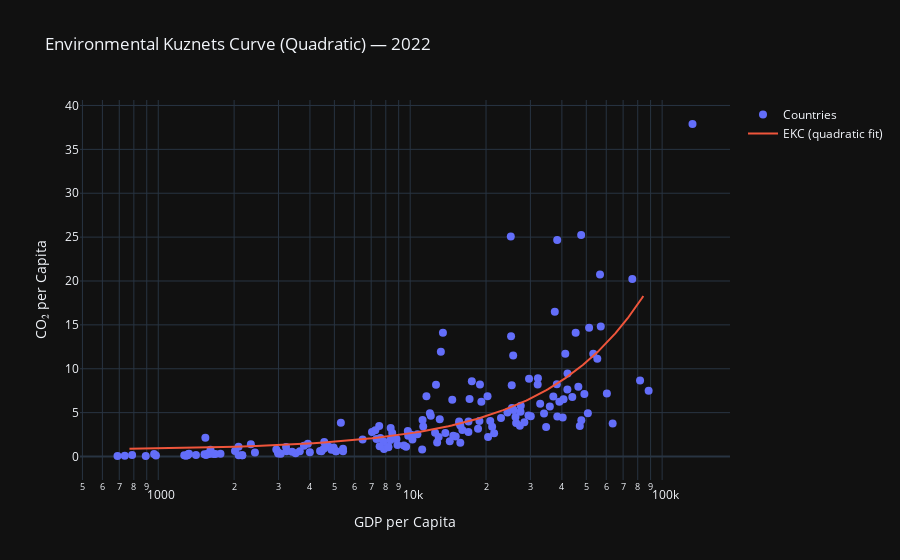

Notebook code for this chart:
### Code cell
analysis_year = int(df_ekc['year'].max())   # default latest year
df_year = df_ekc[df_ekc['year'] == analysis_year].copy()

df_year['gdp_pc_sq'] = df_year['gdp_per_capita'] ** 2

# Fit EKC: co2_per_capita ~ gdp_per_capita + gdp_per_capita^2
model = smf.ols('co2_per_capita ~ gdp_per_capita + gdp_pc_sq', data=df_year).fit()
print(model.summary())

gdp_grid = np.linspace(df_year['gdp_per_capita'].quantile(0.01), df_year['gdp_per_capita'].quantile(0.99), 200)
pred_df = pd.DataFrame({'gdp_per_capita': gdp_grid})
pred_df['gdp_pc_sq'] = pred_df['gdp_per_capita']**2
pred_df['fitted'] = model.predict(pred_df)

fig = go.Figure()
fig.add_trace(go.Scatter(
    x=df_year['gdp_per_capita'],
    y=df_year['co2_per_capita'],
    mode='markers',
    name='Countries',
    hovertext=df_year['country'],
    marker=dict(size=8)
))
fig.add_trace(go.Scatter(
    x=pred_df['gdp_per_capita'],
    y=pred_df['fitted'],
    mode='lines',
    name='EKC (quadratic fit)'
))
fig.update_layout(
    title=f'Environmental Kuznets Curve (Quadratic) — {analysis_year}',
    xaxis_title='GDP per Capita',
    yaxis_title='CO₂ per Capita',
)
fig.update_xaxes(type='log')
fig.show()

### Figure 1 — Plotly figure (JSON) as saved in the notebook; plotly's stock layout.template omitted (floating-point values rounded to 4 significant figures; data arrays with more than 128 entries replaced by an {"elided": "..."} marker saying what was removed)
{"data": [{"hovertext": {"elided": "164 str values"}, "marker": {"size": 8}, "mode": "markers", "name": "Countries", "x": {"elided": "164 float values"}, "y": {"elided": "164 float values"}, "type": "scatter"}, {"mode": "lines", "name": "EKC (quadratic fit)", "x": {"elided": "200 float values"}, "y": {"elided": "200 float values"}, "type": "scatter"}], "layout": {"title": {"text": "Environmental Kuznets Curve (Quadratic) — 2022"}, "xaxis": {"title": {"text": "GDP per Capita"}, "type": "log"}, "yaxis": {"title": {"text": "CO₂ per Capita"}}}}
